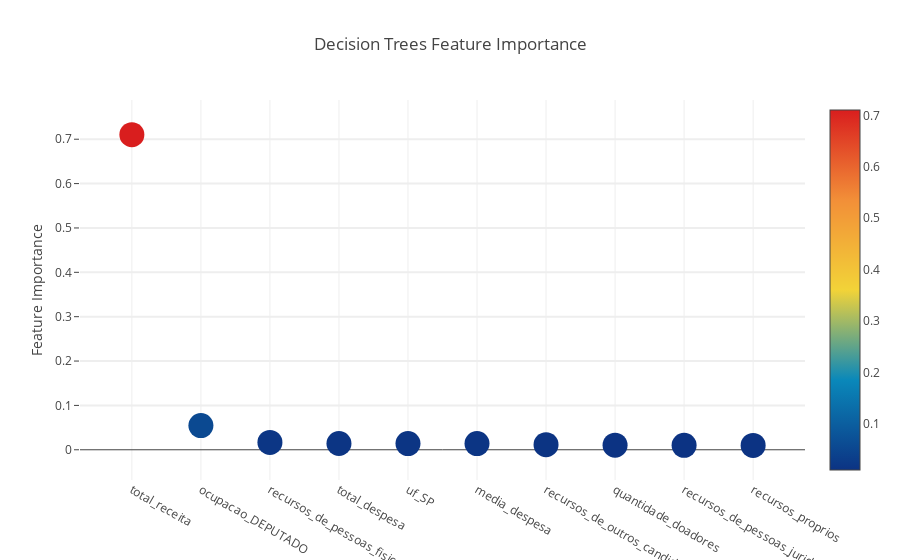
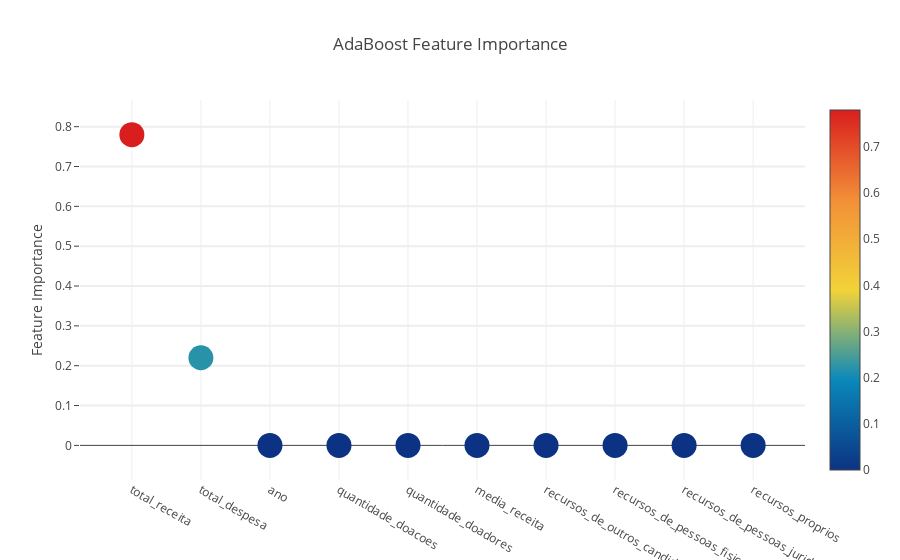
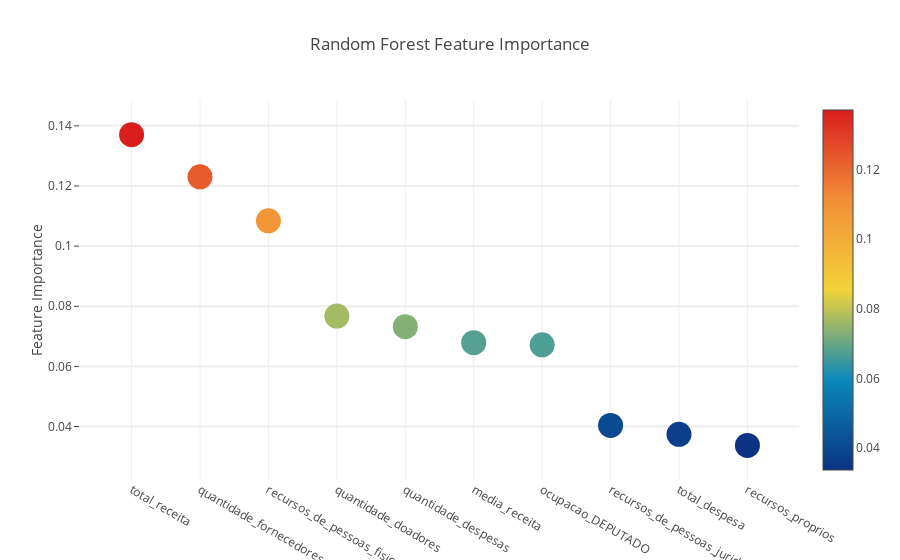
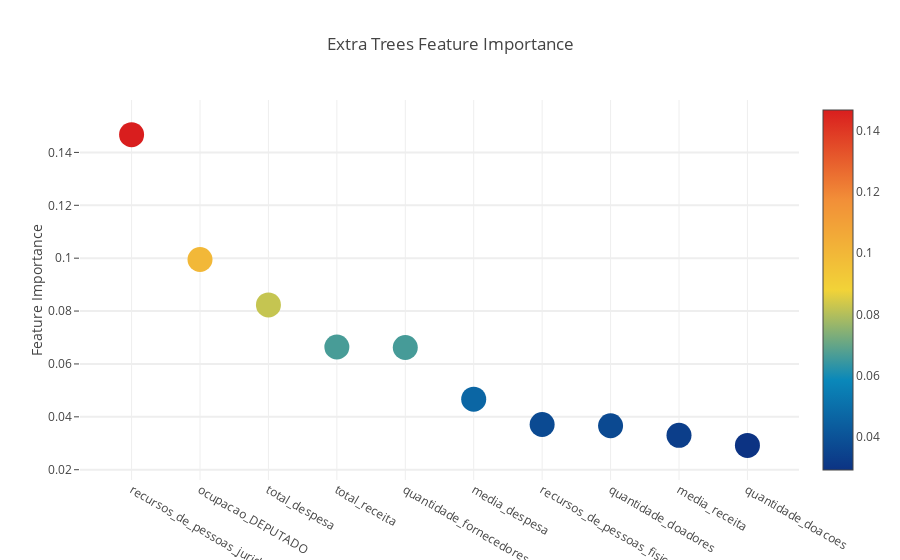

These figures' notebook cell, in order:
### Markdown cell above
### Decision Tress, AdaBoost, Random Forest Classifier e Extra Trees Classifier

### Code cell
dt   = load_trained_model(ModelsPaths.DT_PATH)
ada  = load_trained_model(ModelsPaths.ADA_PATH)
rf   = load_trained_model(ModelsPaths.RF_PATH)
et   = load_trained_model(ModelsPaths.ET_PATH)

models = [(dt, ModelsNames.DT), (ada, ModelsNames.ADA), (rf, ModelsNames.RF), (et, ModelsNames.ET)]

for model, model_name in models:
    plot_feature_importances_1(model, model_name)

### Figure 1 — Plotly figure (JSON) as saved in the notebook; plotly's stock layout.template omitted (floating-point values rounded to 4 significant figures)
{"data": [{"marker": {"cauto": true, "cmax": 0.7104, "cmin": 0.009912, "color": [0.7104, 0.05455, 0.01653, 0.0141, 0.01403, 0.01389, 0.0115, 0.01037, 0.009975, 0.009912], "colorscale": "Portland", "showscale": true, "size": 25, "sizemode": "diameter", "sizeref": 1}, "mode": "markers", "text": ["total_receita", "ocupacao_DEPUTADO", "recursos_de_pessoas_fisicas", "total_despesa", "uf_SP", "media_despesa", "recursos_de_outros_candidatos.comites", "quantidade_doadores", "recursos_de_pessoas_juridicas", "recursos_proprios"], "type": "scatter", "uid": "94e40379-af9e-4510-ac3d-d07c3a2e15f3", "x": ["total_receita", "ocupacao_DEPUTADO", "recursos_de_pessoas_fisicas", "total_despesa", "uf_SP", "media_despesa", "recursos_de_outros_candidatos.comites", "quantidade_doadores", "recursos_de_pessoas_juridicas", "recursos_proprios"], "y": [0.7104, 0.05455, 0.01653, 0.0141, 0.01403, 0.01389, 0.0115, 0.01037, 0.009975, 0.009912]}], "layout": {"autosize": true, "hovermode": "closest", "showlegend": false, "title": "Decision Trees Feature Importance", "xaxis": {"autorange": true, "range": [-0.6631, 9.663], "type": "category"}, "yaxis": {"autorange": true, "gridwidth": 2, "range": [-0.08643, 0.8067], "ticklen": 5, "title": "Feature Importance", "type": "linear"}}}

### Figure 2 — Plotly figure (JSON) as saved in the notebook; plotly's stock layout.template omitted (floating-point values rounded to 4 significant figures)
{"data": [{"marker": {"cauto": true, "cmax": 0.78, "cmin": 0, "color": [0.78, 0.22, 0, 0, 0, 0, 0, 0, 0, 0], "colorscale": "Portland", "showscale": true, "size": 25, "sizemode": "diameter", "sizeref": 1}, "mode": "markers", "text": ["total_receita", "total_despesa", "ano", "quantidade_doacoes", "quantidade_doadores", "media_receita", "recursos_de_outros_candidatos.comites", "recursos_de_pessoas_fisicas", "recursos_de_pessoas_juridicas", "recursos_proprios"], "type": "scatter", "uid": "bae215c8-4cb6-424b-8737-4f07019cadbf", "x": ["total_receita", "total_despesa", "ano", "quantidade_doacoes", "quantidade_doadores", "media_receita", "recursos_de_outros_candidatos.comites", "recursos_de_pessoas_fisicas", "recursos_de_pessoas_juridicas", "recursos_proprios"], "y": [0.78, 0.22, 0, 0, 0, 0, 0, 0, 0, 0]}], "layout": {"autosize": true, "hovermode": "closest", "showlegend": false, "title": "AdaBoost Feature Importance", "xaxis": {"autorange": true, "range": [-0.6631, 9.663], "type": "category"}, "yaxis": {"autorange": true, "gridwidth": 2, "range": [-0.1073, 0.8873], "ticklen": 5, "title": "Feature Importance", "type": "linear"}}}

### Figure 3 — Plotly figure (JSON) as saved in the notebook; plotly's stock layout.template omitted (floating-point values rounded to 4 significant figures)
{"data": [{"marker": {"cauto": true, "cmax": 0.1371, "cmin": 0.03373, "color": [0.1371, 0.123, 0.1084, 0.07673, 0.07322, 0.0679, 0.06717, 0.04037, 0.0374, 0.03373], "colorscale": "Portland", "showscale": true, "size": 25, "sizemode": "diameter", "sizeref": 1}, "mode": "markers", "text": ["total_receita", "quantidade_fornecedores", "recursos_de_pessoas_fisicas", "quantidade_doadores", "quantidade_despesas", "media_receita", "ocupacao_DEPUTADO", "recursos_de_pessoas_juridicas", "total_despesa", "recursos_proprios"], "type": "scatter", "uid": "6d778cab-4e4a-4cd8-a67d-763d49ccf734", "x": ["total_receita", "quantidade_fornecedores", "recursos_de_pessoas_fisicas", "quantidade_doadores", "quantidade_despesas", "media_receita", "ocupacao_DEPUTADO", "recursos_de_pessoas_juridicas", "total_despesa", "recursos_proprios"], "y": [0.1371, 0.123, 0.1084, 0.07673, 0.07322, 0.0679, 0.06717, 0.04037, 0.0374, 0.03373]}], "layout": {"autosize": true, "hovermode": "closest", "showlegend": false, "title": "Random Forest Feature Importance", "xaxis": {"autorange": true, "range": [-0.6642, 9.664], "type": "category"}, "yaxis": {"autorange": true, "gridwidth": 2, "range": [0.01951, 0.1513], "ticklen": 5, "title": "Feature Importance", "type": "linear"}}}

### Figure 4 — Plotly figure (JSON) as saved in the notebook; plotly's stock layout.template omitted (floating-point values rounded to 4 significant figures)
{"data": [{"marker": {"cauto": true, "cmax": 0.1467, "cmin": 0.0292, "color": [0.1467, 0.09951, 0.08232, 0.0664, 0.06621, 0.04667, 0.03711, 0.03664, 0.03299, 0.0292], "colorscale": "Portland", "showscale": true, "size": 25, "sizemode": "diameter", "sizeref": 1}, "mode": "markers", "text": ["recursos_de_pessoas_juridicas", "ocupacao_DEPUTADO", "total_despesa", "total_receita", "quantidade_fornecedores", "media_despesa", "recursos_de_pessoas_fisicas", "quantidade_doadores", "media_receita", "quantidade_doacoes"], "type": "scatter", "uid": "b2237b34-de3d-4091-8cd2-2b610b3fdb3d", "x": ["recursos_de_pessoas_juridicas", "ocupacao_DEPUTADO", "total_despesa", "total_receita", "quantidade_fornecedores", "media_despesa", "recursos_de_pessoas_fisicas", "quantidade_doadores", "media_receita", "quantidade_doacoes"], "y": [0.1467, 0.09951, 0.08232, 0.0664, 0.06621, 0.04667, 0.03711, 0.03664, 0.03299, 0.0292]}], "layout": {"autosize": true, "hovermode": "closest", "showlegend": false, "title": "Extra Trees Feature Importance", "xaxis": {"autorange": true, "range": [-0.6642, 9.664], "type": "category"}, "yaxis": {"autorange": true, "gridwidth": 2, "range": [0.01304, 0.1629], "ticklen": 5, "title": "Feature Importance", "type": "linear"}}}
